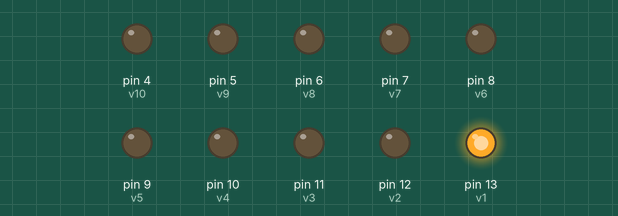
Recording of a sketch running on a simulated Arduino Uno, built with avr-gcc and run on an emulated ATmega328P. Shown: output pins drawn as LEDs (lit = HIGH).

Above: at 0.05 s.
At 1.05 s:
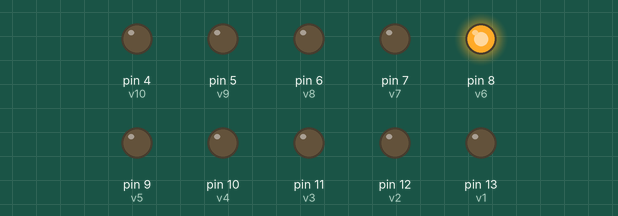
At 2.05 s:
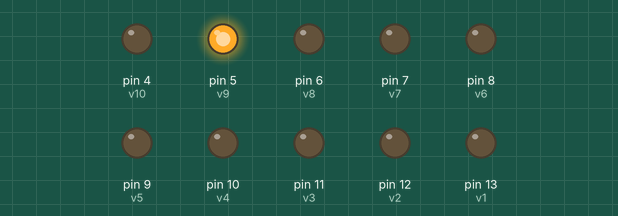
At 4.05 s:
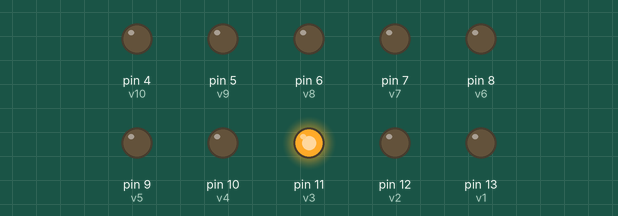
At 6.05 s:
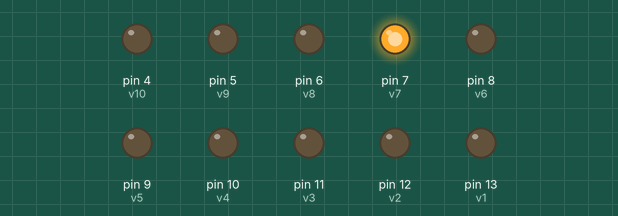
At 8.15 s:
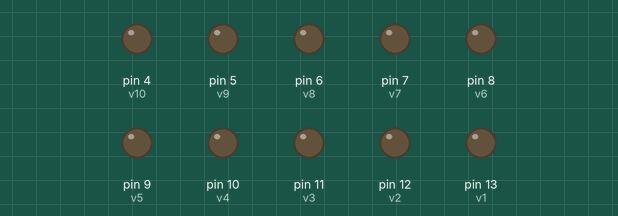
Timing chart, 0 to 8.4 s (numbered marks = the images above):
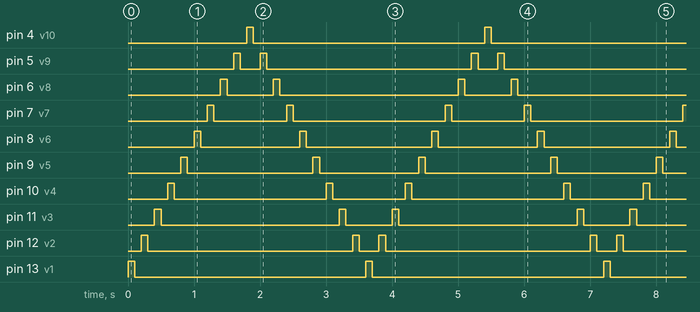

The sketch:

Luzes_sequenciais.ino
```cpp
int v1 = 13;
int v2 = 12;
int v3 = 11;
int v4 = 10;
int v5 = 9;
int v6 = 8;
int v7 = 7;
int v8 = 6;
int v9 = 5;
int v10 = 4;

void setup()
{
  pinMode(v1, OUTPUT);
  pinMode(v2, OUTPUT);
  pinMode(v3, OUTPUT);
  pinMode(v4, OUTPUT);
  pinMode(v5, OUTPUT);
  pinMode(v6, OUTPUT);
  pinMode(v7, OUTPUT);
  pinMode(v8, OUTPUT);
  pinMode(v9, OUTPUT);
  pinMode(v10, OUTPUT);
}

void loop()
{
  digitalWrite(v1, HIGH);
  delay(100);
  digitalWrite(v1, LOW);
  delay(100);

  digitalWrite(v2, HIGH);
  delay(100);
  digitalWrite(v2, LOW);
  delay(100);

  digitalWrite(v3, HIGH);
  delay(100);
  digitalWrite(v3, LOW);
  delay(100);

  digitalWrite(v4, HIGH);
  delay(100);
  digitalWrite(v4, LOW);
  delay(100);

  digitalWrite(v5, HIGH);
  delay(100);
  digitalWrite(v5, LOW);
  delay(100);

  digitalWrite(v6, HIGH);
  delay(100);
  digitalWrite(v6, LOW);
  delay(100);

  digitalWrite(v7, HIGH);
  delay(100);
  digitalWrite(v7, LOW);
  delay(100);

  digitalWrite(v8, HIGH);
  delay(100);
  digitalWrite(v8, LOW);
  delay(100);

  digitalWrite(v9, HIGH);
  delay(100);
  digitalWrite(v9, LOW);
  delay(100);

  digitalWrite(v10, HIGH);
  delay(100);
  digitalWrite(v10, LOW);
  delay(100);

  digitalWrite(v9, HIGH);
  delay(100);
  digitalWrite(v9, LOW);
  delay(100);

  digitalWrite(v8, HIGH);
  delay(100);
  digitalWrite(v8, LOW);
  delay(100);

  digitalWrite(v7, HIGH);
  delay(100);
  digitalWrite(v7, LOW);
  delay(100);

  digitalWrite(v6, HIGH);
  delay(100);
  digitalWrite(v6, LOW);
  delay(100);

  digitalWrite(v5, HIGH);
  delay(100);
  digitalWrite(v5, LOW);
  delay(100);

  digitalWrite(v4, HIGH);
  delay(100);
  digitalWrite(v4, LOW);
  delay(100);

  digitalWrite(v3, HIGH);
  delay(100);
  digitalWrite(v3, LOW);
  delay(100);

  digitalWrite(v2, HIGH);
  delay(100);
  digitalWrite(v2, LOW);
  delay(100);
}
```

Measured:
- by itself, pin 4 (v10), pin 13 (v1): alternates HIGH for 0.10 s and LOW for 3.5 s
- by itself, pin 5 (v9): repeats every 3.6 s: LOW 0.30 s, HIGH 0.10 s, LOW 3.1 s, HIGH 0.10 s
- by itself, pin 6 (v8): repeats every 3.6 s: LOW 0.70 s, HIGH 0.10 s, LOW 2.7 s, HIGH 0.10 s
- by itself, pin 7 (v7): repeats every 3.6 s: LOW 1.1 s, HIGH 0.10 s, LOW 2.3 s, HIGH 0.10 s
- by itself, pin 8 (v6): repeats every 3.6 s: LOW 1.5 s, HIGH 0.10 s, LOW 1.9 s, HIGH 0.10 s
- by itself, pin 9 (v5): repeats every 3.6 s: LOW 1.9 s, HIGH 0.10 s, LOW 1.5 s, HIGH 0.10 s
- by itself, pin 10 (v4): repeats every 3.6 s: LOW 2.3 s, HIGH 0.10 s, LOW 1.1 s, HIGH 0.10 s
- by itself, pin 11 (v3): repeats every 3.6 s: LOW 2.7 s, HIGH 0.10 s, LOW 0.70 s, HIGH 0.10 s
